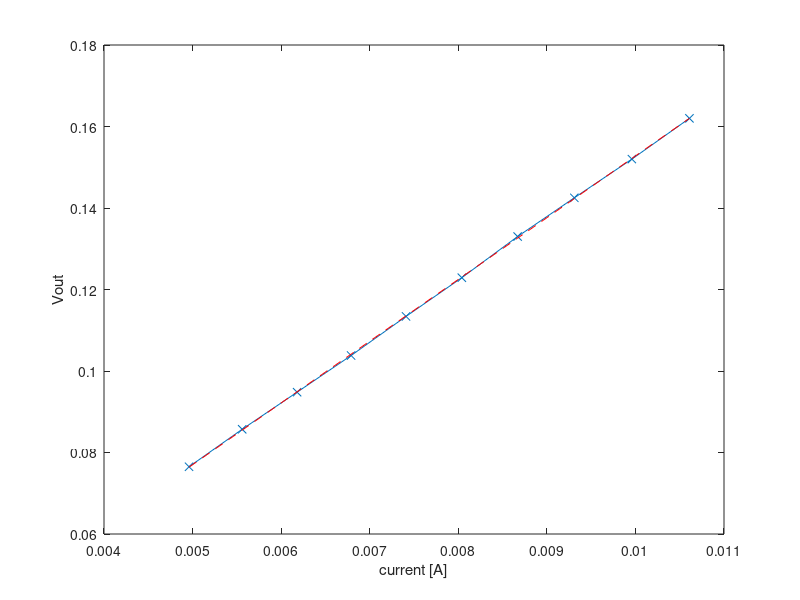

The MATLAB script that drew this image:
%       m-amps     volts
% DAT = [12.22	0.193;
% 16.54	0.259;
% 22.81	0.353;
% 30.4	0.468;
% 36.68	0.564;
% 46.2	0.708;
% 63.2	0.965;
% 67.8	1.035];
DAT = [
4.96	76.5	-2;
5.56	85.7	-1;
6.18	94.8	0;
6.79	103.8	1;
7.41	113.4	2;
8.04	122.9	3;
8.67	133.0	4;
9.31	142.5	5;
9.96	152.0	6;
10.61	162.0	7];



x = DAT(:,1)/1000;
y = DAT(:,2)/1000;

clf
plot(x, y, '-x')

xlabel('current [A]')
ylabel('Vout')


PHI = [x, 1+0*x];

mb = PHI\y;

y = mb(1)*x + mb(2)
hold on
plot(x, y, '--r')

